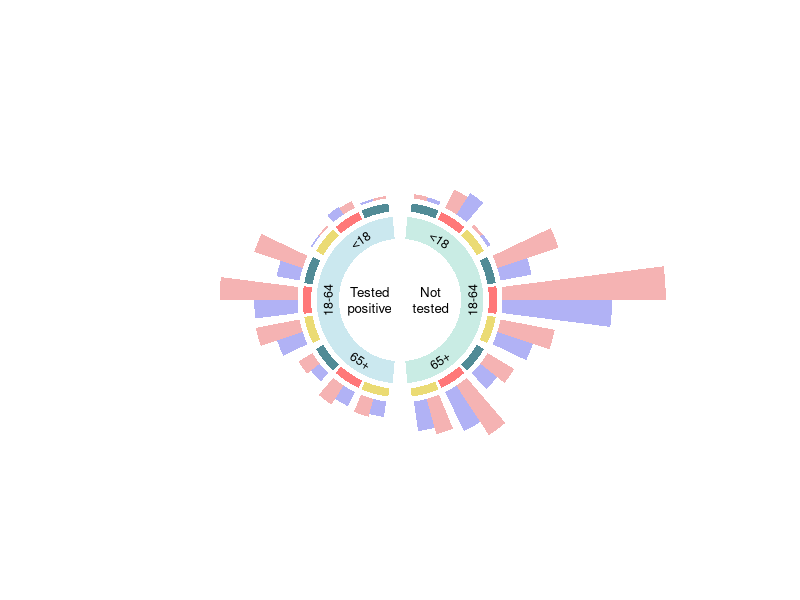

This chart was generated by the following R code:
library(tidyverse)
library(circlize)


df <- read.csv("long_covid_sym.csv") %>%
  mutate(Observation = ifelse(Observation == "Has U09.9 in Record", "Tested positive", Observation)) %>%
  filter(
    Age != "Unknown",
    Sex != "unknown"
  ) %>%
  select(-Ethnicity, -Race) %>%
  group_by(Observation, Age, Sex, Symptom) %>%
  summarize(patient_count = sum(patient_count)) %>%
  mutate(Symptom = as.factor(Symptom)) %>%
  ungroup()


categories <- df %>%
  group_by(Observation, Age) %>%
  summarize(n = sum(patient_count)) %>%
  unite("category", -n, sep = ":")
# custom order
categories <- c(
  "Has not tested positive:<18", "Has not tested positive:18-64", "Has not tested positive:65+",
  "Tested positive:65+", "Tested positive:18-64", "Tested positive:<18"
)


make_plot <- function() {
  circos.par(start.degree = 85, gap.degree = c(0, 0, 10, 0, 0, 10))
  circos.initialize(categories, xlim = c(0, 6))

  # highlights
  draw.sector(95, -95, clock.wise = FALSE, rou1 = 0.3, rou2 = 0.22, col = "#b8e0e9bb", border = NA)
  draw.sector(-85, 85, clock.wise = FALSE, rou1 = 0.3, rou2 = 0.22, col = "#b5e5dabb", border = NA)

  # barplots
  circos.track(
    categories,
    ylim = c(0, 1300000),
    bg.border = NA, track.height = 0.65, track.margin = c(0, 0),
    panel.fun = function(x, y) {
      variables <- unlist(strsplit(CELL_META$sector.index, ":"))
      colors <- c("#f5b3b3", "#b1b2f5")

      subdf <- df %>%
        filter(Observation == variables[1], Age == variables[2])

      if (variables[1] == "Has not tested positive") {
        subdf <- subdf %>% arrange(Symptom, Sex)
      } else {
        subdf <- subdf %>% arrange(desc(Symptom), desc(Sex))
        colors <- rev(colors)
      }

      max_counts <- subdf %>%
        group_by(Symptom) %>%
        summarise(patient_count = max(patient_count))

      circos.barplot(
        subdf$patient_count,
        c(1.1, 1.9, 3.1, 3.9, 5.1, 5.9) - 0.5,
        col = colors,
        border = NA, bar_width = 0.8
      )
    }
  )

  circos.track(
    categories,
    ylim = c(0, 1),
    bg.border = NA, track.height = 0.03, cell.padding = c(0, 0), track.margin = c(0, 0),
    panel.fun = function(x, y) {
      variables <- unlist(strsplit(CELL_META$sector.index, ":"))
      colors <- c("#518b96", "#ff7879", "#ebdb74")

      if (variables[1] == "Tested positive") {
        colors <- rev(colors)
      }

      circos.barplot(
        c(1, 1, 1),
        c(1, 3, 5),
        col = colors,
        border = NA, bar_width = 1.8
      )
    }
  )

  # age text
  circos.track(categories,
    ylim = c(0, 1), bg.border = NA, track.height = 0.1,
    panel.fun = function(x, y) {
      variables <- unlist(strsplit(CELL_META$sector.index, ":"))
      circos.text(3, 0.5, variables[2], niceFacing = TRUE, cex = 0.75)
    }
  )

  circos.track(categories,
    ylim = c(0, 1), bg.border = NA, track.height = 0.16
  )

  # observation text
  highlight.sector(categories[1:3],
    track.index = 4, col = NA, text = "Not\ntested",
    facing = "clockwise", niceFacing = TRUE, text.vjust = 0.5, cex = 0.8
  )
  highlight.sector(categories[4:6],
    track.index = 4, col = NA, text = "Tested\npositive",
    facing = "clockwise", niceFacing = TRUE, text.vjust = 0.5, cex = 0.8
  )

  circos.clear()
}


# plot and save
pdf("Figure4.pdf")
par(mar = c(0, 0, 0, 0))
make_plot()
dev.off()
